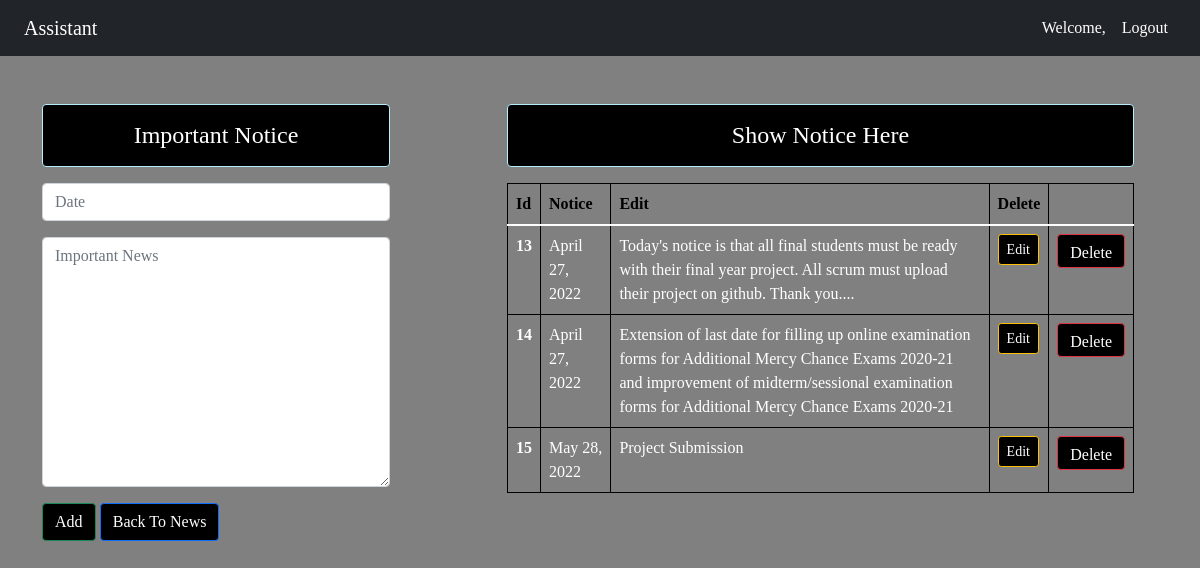
The page /notice/ on the database its author committed.
### Assistant/models.py (models this page shows)
class Notice(models.Model):
    date = models.DateField()
    notice = models.TextField()

### Assistant/views.py (the view)
# urls.py: path('notice/', views.notice, name='notice'),
def notice(request):
    if request.method == 'POST':
        nm = NoticeForm(request.POST)
        if nm.is_valid():
            dt = nm.cleaned_data['date']
            nm = nm.cleaned_data['notice']
            reg = Notice(date = dt,notice = nm)
            reg.save()
            nm = NoticeForm()
    else:
        nm = NoticeForm()
    note = Notice.objects.all()
    return render(request, 'Assistant/notice.html', {'form' : nm, 'ntu' : note})

### Assistant/forms.py
class NoticeForm(forms.ModelForm):
    class Meta:
        model = Notice
        fields = ['date','notice']
        labels = {"notice" : "","date" : "",}
        widgets = {
            'date' : forms.DateInput(attrs={'placeholder': 'Date', 'class': 'form-control', 'style': 'font-family : times new roman;'}),
            'notice' : forms.Textarea(attrs={'placeholder': 'Important News', 'class': 'form-control', 'style': 'font-family : times new roman; height : 250px;'})
        }

### Assistant/templates/Assistant/notice.html (shortened to what this page needs)
{% extends 'Assistant/base.html' %}
{% load static %}
{% block content %}
<div class="col-sm-10">
</div>
<div class="row">
    <div class="col-sm-4">
        <h4 class="text-center alert alert-info"  style = "font-family:times new Roman; background-color: black; color: white;">Important Notice</h4>
        <form action="" method = 'POST'>
            {{form.as_p}}
            <input type="submit" class="btn btn-success" value="Add" style = "font-family:times new Roman; background-color: black; color: white;">
            <a href="{% url 'news' %}" class="btn btn-primary" style = "font-family:times new Roman; background-color: black; color: white;">Back To News</a>
        </form>
    </div>
    <div class="class col-sm-7 offset-1">
        <h4 class="text-center alert alert-info" style = "font-family:times new Roman; background-color: black; color: white;">Show Notice Here</h4>
        {% if ntu %}
            <table class="table table-hover" style = "font-family:times new Roman; background-color: grey; color: white; border: 1px solid black;">
                <thead>
                    <tr style = "font-family: times new roman; font-family:times new Roman; background-color: grey; color: white;">
                        <th scope="col"  style = "font-family:times new Roman; background-color: grey; color: black; font-size: 16px;">Id</th>
                        <th scope="col"  style = "font-family:times new Roman; background-color: grey; color: black; font-size: 16px;">Notice</th>
                        <th scope="col"  style = "font-family:times new Roman; background-color: grey; color: black; font-size: 16px;">Edit</th>
                        <th scope="col"  style = "font-family:times new Roman; background-color: grey; color: black; font-size: 16px;">Delete</th>
                    </tr>
                </thead>
                <tbody>
                    {% for nt in ntu %}
                        <tr>
                            <th scope="row">{{nt.id}}</th>
                            <td>{{nt.date}}</td>
                            <td>{{nt.notice}}</td>
                            <td>
                                <a href="{% url 'noticeupdatedata' nt.id %}" class="btn btn-warning btn-sm" style = "font-family:times new Roman; background-color: black; color: white;">Edit</a>
                            </td>
                            <td>
                                <form action="{% url 'noticedeletedata' nt.id %}" method="post" class="d-inline" >
                                    <input type="submit" class="btn btn-danger" value="Delete" style = "font-family:times new Roman; background-color: black; color: white; height: 34px;">
                                </form>
                            </td>
                        </tr>
                    {% endfor %}
                </tbody>
            </table>
        {% else %}
            <h4 text-center alert alert-warning style = "font-family:times new Roman;">No Notice For Show</h4>
        {% endif %}
    </div>
</div>
{% endblock content %}

### Assistant/static/Assistant/css/style.css (style rules this page uses)
body { background-color:grey; }
table, th, td { border:1px solid black; }

### rows shown on the page
Notice: id "13", date "April 27, 2022", notice "Today's notice is that all final students must be ready with their final year project. All scrum must upload their project on github. Thank you...."
Notice: id "14", date "April 27, 2022", notice "Extension of last date for filling up online examination forms for Additional Mercy Chance Exams 2020-21 and improvement of midterm/sessional examination forms for Additional Mercy Chance Exams 2020-21"
Notice: id "15", date "May 28, 2022", notice "Project Submission"
